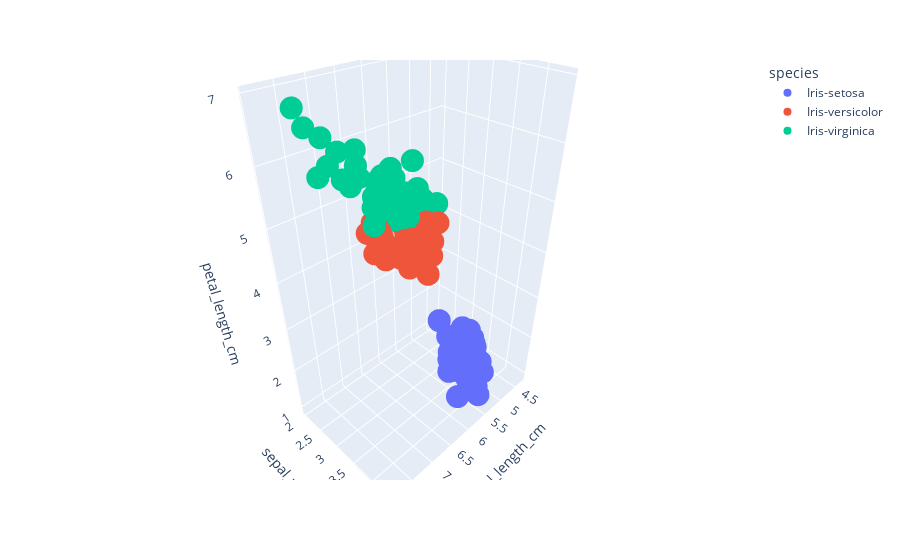

The notebook cell saved with this chart:
### Code cell
fig = px.scatter_3d(df, x = "sepal_length_cm", y ="sepal_width_cm", z = "petal_length_cm", color="species")
fig.show()

### Figure 1 — Plotly figure (JSON) as saved in the notebook; plotly's stock layout.template omitted (floating-point values rounded to 4 significant figures)
{"data": [{"hovertemplate": "species=Iris-setosa<br>sepal_length_cm=%{x}<br>sepal_width_cm=%{y}<br>petal_length_cm=%{z}<extra></extra>", "legendgroup": "Iris-setosa", "marker": {"color": "#636efa", "symbol": "circle"}, "mode": "markers", "name": "Iris-setosa", "scene": "scene", "showlegend": true, "type": "scatter3d", "x": [5.1, 4.9, 4.7, 4.6, 5, 5.4, 4.6, 5, 4.4, 4.9, 5.4, 4.8, 4.8, 4.3, 5.8, 5.7, 5.4, 5.1, 5.7, 5.1, 5.4, 5.1, 4.6, 5.1, 4.8, 5, 5, 5.2, 5.2, 4.7, 4.8, 5.4, 5.2, 5.5, 4.9, 5, 5.5, 4.9, 4.4, 5.1, 5, 4.5, 4.4, 5, 5.1, 4.8, 5.1, 4.6, 5.3, 5], "y": [3.5, 3, 3.2, 3.1, 3.6, 3.9, 3.4, 3.4, 2.9, 3.1, 3.7, 3.4, 3, 3, 4, 4.4, 3.9, 3.5, 3.8, 3.8, 3.4, 3.7, 3.6, 3.3, 3.4, 3, 3.4, 3.5, 3.4, 3.2, 3.1, 3.4, 4.1, 4.2, 3.1, 3.2, 3.5, 3.1, 3, 3.4, 3.5, 2.3, 3.2, 3.5, 3.8, 3, 3.8, 3.2, 3.7, 3.3], "z": [1.4, 1.4, 1.3, 1.5, 1.4, 1.7, 1.4, 1.5, 1.4, 1.5, 1.5, 1.6, 1.4, 1.1, 1.2, 1.5, 1.3, 1.4, 1.7, 1.5, 1.7, 1.5, 1, 1.7, 1.9, 1.6, 1.6, 1.5, 1.4, 1.6, 1.6, 1.5, 1.5, 1.4, 1.5, 1.2, 1.3, 1.5, 1.3, 1.5, 1.3, 1.3, 1.3, 1.6, 1.9, 1.4, 1.6, 1.4, 1.5, 1.4]}, {"hovertemplate": "species=Iris-versicolor<br>sepal_length_cm=%{x}<br>sepal_width_cm=%{y}<br>petal_length_cm=%{z}<extra></extra>", "legendgroup": "Iris-versicolor", "marker": {"color": "#EF553B", "symbol": "circle"}, "mode": "markers", "name": "Iris-versicolor", "scene": "scene", "showlegend": true, "type": "scatter3d", "x": [7, 6.4, 6.9, 5.5, 6.5, 5.7, 6.3, 4.9, 6.6, 5.2, 5, 5.9, 6, 6.1, 5.6, 6.7, 5.6, 5.8, 6.2, 5.6, 5.9, 6.1, 6.3, 6.1, 6.4, 6.6, 6.8, 6.7, 6, 5.7, 5.5, 5.5, 5.8, 6, 5.4, 6, 6.7, 6.3, 5.6, 5.5, 5.5, 6.1, 5.8, 5, 5.6, 5.7, 5.7, 6.2, 5.1, 5.7], "y": [3.2, 3.2, 3.1, 2.3, 2.8, 2.8, 3.3, 2.4, 2.9, 2.7, 2, 3, 2.2, 2.9, 2.9, 3.1, 3, 2.7, 2.2, 2.5, 3.2, 2.8, 2.5, 2.8, 2.9, 3, 2.8, 3, 2.9, 2.6, 2.4, 2.4, 2.7, 2.7, 3, 3.4, 3.1, 2.3, 3, 2.5, 2.6, 3, 2.6, 2.3, 2.7, 3, 2.9, 2.9, 2.5, 2.8], "z": [4.7, 4.5, 4.9, 4, 4.6, 4.5, 4.7, 3.3, 4.6, 3.9, 3.5, 4.2, 4, 4.7, 3.6, 4.4, 4.5, 4.1, 4.5, 3.9, 4.8, 4, 4.9, 4.7, 4.3, 4.4, 4.8, 5, 4.5, 3.5, 3.8, 3.7, 3.9, 5.1, 4.5, 4.5, 4.7, 4.4, 4.1, 4, 4.4, 4.6, 4, 3.3, 4.2, 4.2, 4.2, 4.3, 3, 4.1]}, {"hovertemplate": "species=Iris-virginica<br>sepal_length_cm=%{x}<br>sepal_width_cm=%{y}<br>petal_length_cm=%{z}<extra></extra>", "legendgroup": "Iris-virginica", "marker": {"color": "#00cc96", "symbol": "circle"}, "mode": "markers", "name": "Iris-virginica", "scene": "scene", "showlegend": true, "type": "scatter3d", "x": [6.3, 5.8, 7.1, 6.3, 6.5, 7.6, 4.9, 7.3, 6.7, 7.2, 6.5, 6.4, 6.8, 5.7, 5.8, 6.4, 6.5, 7.7, 7.7, 6, 6.9, 5.6, 7.7, 6.3, 6.7, 7.2, 6.2, 6.1, 6.4, 7.2, 7.4, 7.9, 6.4, 6.3, 6.1, 7.7, 6.3, 6.4, 6, 6.9, 6.7, 6.9, 5.8, 6.8, 6.7, 6.7, 6.3, 6.5, 6.2, 5.9], "y": [3.3, 2.7, 3, 2.9, 3, 3, 2.5, 2.9, 2.5, 3.6, 3.2, 2.7, 3, 2.5, 2.8, 3.2, 3, 3.8, 2.6, 2.2, 3.2, 2.8, 2.8, 2.7, 3.3, 3.2, 2.8, 3, 2.8, 3, 2.8, 3.8, 2.8, 2.8, 2.6, 3, 3.4, 3.1, 3, 3.1, 3.1, 3.1, 2.7, 3.2, 3.3, 3, 2.5, 3, 3.4, 3], "z": [6, 5.1, 5.9, 5.6, 5.8, 6.6, 4.5, 6.3, 5.8, 6.1, 5.1, 5.3, 5.5, 5, 5.1, 5.3, 5.5, 6.7, 6.9, 5, 5.7, 4.9, 6.7, 4.9, 5.7, 6, 4.8, 4.9, 5.6, 5.8, 6.1, 6.4, 5.6, 5.1, 5.6, 6.1, 5.6, 5.5, 4.8, 5.4, 5.6, 5.1, 5.1, 5.9, 5.7, 5.2, 5, 5.2, 5.4, 5.1]}], "layout": {"legend": {"title": {"text": "species"}, "tracegroupgap": 0}, "margin": {"t": 60}, "scene": {"domain": {"x": [0, 1], "y": [0, 1]}, "xaxis": {"title": {"text": "sepal_length_cm"}}, "yaxis": {"title": {"text": "sepal_width_cm"}}, "zaxis": {"title": {"text": "petal_length_cm"}}}}}
